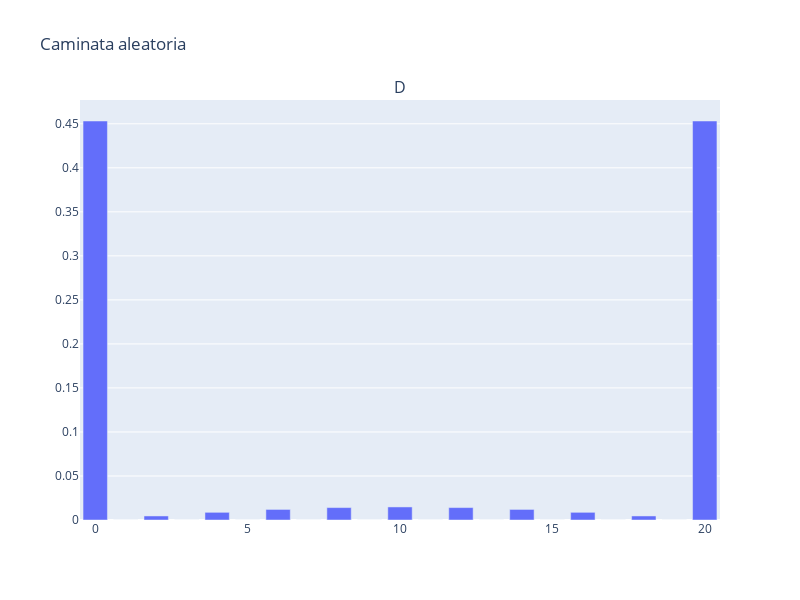

Write notebook code for a chart like this one.
### Code cell
for i in range(100):
    v = A @ v
    vs.append(v)
print(v.round(3))
# Plot animation of distribution of array vs using plotly
import plotly.graph_objects as go
from plotly.subplots import make_subplots
import numpy as np

fig = make_subplots(rows=1, cols=1, subplot_titles=("Distribución"))

fig.add_trace(
    go.Bar(x=np.arange(n + 1), y=v, name="Distribución"),
    row=1, col=1
)
fig.update_layout(height=600, width=800, title_text="Caminata aleatoria")
fig.show()

### Figure 1 — Plotly figure (JSON) as saved in the notebook; plotly's stock layout.template omitted (floating-point values rounded to 4 significant figures)
{"data": [{"name": "Distribución", "type": "bar", "x": [0, 1, 2, 3, 4, 5, 6, 7, 8, 9, 10, 11, 12, 13, 14, 15, 16, 17, 18, 19, 20], "xaxis": "x", "y": [0.4532, 0, 0.004583, 0, 0.008718, 0, 0.012, 0, 0.01411, 0, 0.01483, 0, 0.01411, 0, 0.012, 0, 0.008718, 0, 0.004583, 0, 0.4532], "yaxis": "y"}], "layout": {"annotations": [{"font": {"size": 16}, "showarrow": false, "text": "D", "x": 0.5, "xanchor": "center", "xref": "paper", "y": 1, "yanchor": "bottom", "yref": "paper"}], "height": 600, "title": {"text": "Caminata aleatoria"}, "width": 800, "xaxis": {"anchor": "y", "domain": [0, 1]}, "yaxis": {"anchor": "x", "domain": [0, 1]}}}
